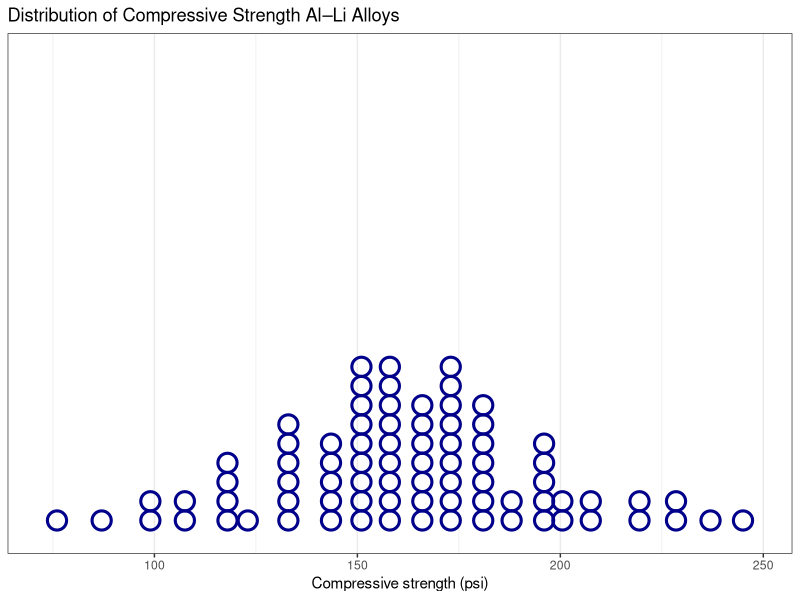

This figure's R source:
## ---- chunk 1
#| include: false

library(ggplot2)
library(knitr)
## ---- chunk 2
#| echo: false
#| results: asis
#| classes: excel
 
alloy.df <- read.csv("datasets/alloy.csv")
 
rbind(colnames(alloy.df), head(alloy.df, n = 14), rep("...", ncol(alloy.df))) |>
  kable(format = "html", row.names = TRUE, col.names = LETTERS[1:ncol(alloy.df)])
## ---- chunk 3
#| echo: false
#| fig-dpi: 300
#| fig-height: 4
#| fig-width: 7
#| out-width: 100%
#| fig-cap: "**Figure:** Distribution of 80 aluminium-lithium alloy specimens' [**Figure:**]{style=\"visibility: hidden;\"} compressive strength"

plotObj <- ggplot(alloy.df, aes(x = strength)) +
  labs(x = "Compressive strength (psi)", title = "Distribution of Compressive Strength Al–Li Alloys") +
  theme_bw()

plotObj + 
  geom_dotplot(fill = NA, stroke = 3, colour = "darkblue", binwidth = (max(alloy.df$strength) - min(alloy.df$strength)) / 25, dotsize = 0.7) + 
  labs(y = NULL) + 
  scale_y_continuous(breaks = NULL)
## ---- chunk 4
#| echo: false
#| fig-dpi: 300
#| fig-height: 3.5
#| fig-width: 7

# library(reticulate)
# py_install("matplotlib")
# plotObj +
#   geom_boxplot(fill = "lemonchiffon") +
#   scale_y_continuous(breaks = NULL, limits = c(-1, 1))
## ---- chunk 5
#| echo: false
#| fig-dpi: 300
#| fig-height: 3.5
#| fig-width: 7

# plotObj +
#   geom_histogram(fill = "lightblue", colour = "black", bins = 9) +
#   scale_y_continuous(breaks = c(0, 1, 2)) +
#   labs(y = "Frequency")
## ---- chunk 6
#| echo: false
#| fig-dpi: 300
#| fig-height: 3.5
#| fig-width: 7

# plotObj +
#   geom_dotplot(binwidth = 1) +
#   labs(y = "") +
#   scale_y_continuous(breaks = NULL, limits = c(-0.2, 1)) +
#   geom_point(inherit.aes = FALSE, x = mean(davidsSample.df$Weight), y = -0.15, colour = "red", size = 6.5, pch = 17)
## ---- chunk 7
#| echo: false
#| fig-dpi: 300
#| fig-height: 3.5
#| fig-width: 7

# plotObj +
#   geom_dotplot(binwidth = 1) +
#   labs(y = "") +
#   scale_y_continuous(breaks = NULL, limits = c(-0.2, 1)) +
#   geom_point(inherit.aes = FALSE, x = median(davidsSample.df$Weight), y = -0.15, colour = "blue", size = 6.5, pch = 17)
## ---- chunk 8
#| echo: false
#| fig-dpi: 300
#| fig-height: 3.5
#| fig-width: 7
#| classes: fragment

# plotObj +
#   geom_boxplot(fill = "lemonchiffon") +
#   geom_dotplot(binwidth = 1, fill = NA, colour = NA)  +
#   labs(y = "") +
#   scale_y_continuous(breaks = NULL, limits = c(-1, 1))
## ---- chunk 9
#| echo: false
#| fig-dpi: 300
#| fig-height: 3.5
#| fig-width: 7

# plotObj +
#   geom_dotplot(binwidth = 1) +
#   labs(y = "") +
#   scale_y_continuous(breaks = NULL, limits = c(-0.2, 1)) +
#   geom_point(inherit.aes = FALSE, x = mean(davidsSample.df$Weight), y = -0.15, colour = "red", size = 6.5, pch = 17) +
#   geom_segment(inherit.aes = FALSE, x = mean(davidsSample.df$Weight) - sd(davidsSample.df$Weight), xend = mean(davidsSample.df$Weight) + sd(davidsSample.df$Weight), y = -0.08, yend = -0.08, colour = "red", linewidth = 1.15,  arrow = arrow(length = unit(0.03, "npc"), ends = "both"))
## ---- chunk 10
#| include: false
#| fig-dpi: 300
#| fig-height: 5
#| fig-width: 7

# png(filename = "figures/davidsSample.png", width = 7, height = 5, units = "in", res = 300)
# iNZightPlot(Weight, data = davidsSample.df, xlab = "Weight (grams)", main = "Distribution of Weight", bg = "white")
# dev.off()
## ---- chunk 11
#| echo: false
#| classes: output-small-80
# getPlotSummary(Weight, data = davidsSample.df, width = 83)
## ---- chunk 12
#| echo: false
#| results: asis
#| classes: excel
# noteTaking.df <- read.csv("datasets/note-taking.csv")
# 
# rbind(colnames(noteTaking.df), head(noteTaking.df, n = 7), rep("...", ncol(noteTaking.df))) |>
# # rbind(colnames(davidsSample.df), davidsSample.df) |>
#   knitr::kable(format = "html", row.names = TRUE, col.names = LETTERS[1:ncol(noteTaking.df)])
## ---- chunk 13
#| include: false
#| fig-dpi: 300
#| fig-height: 5
#| fig-width: 7

# png(filename = "figures/noteTaking.png", width = 7, height = 5, units = "in", res = 300)
# iNZightPlot(score, method, data = noteTaking.df, xlab = "Test Score (unitless)", ylab = "Note Taking Method", main = "Distribution of Test Score by Note Taking Method", bg = "white")
# dev.off()
## ---- chunk 14
#| echo: false
#| classes: output-small-80
# getPlotSummary(score, method, data = noteTaking.df, width = 83)
